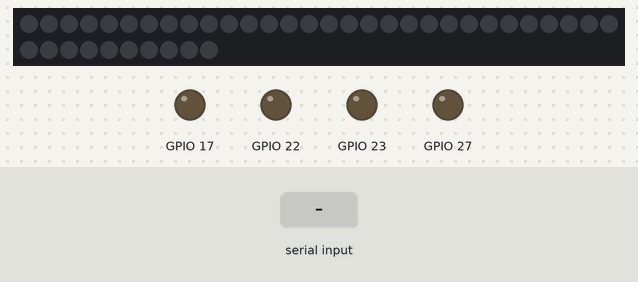
A program run on a simulated Raspberry Pi (BCM pin numbers). Shown: 40 RGB LEDs in strip order, left to right, continuing on the next row, output pins drawn as LEDs (lit = HIGH). The inputs (shaded band) are chosen by the test bench. Dim RGB values are drawn brighter than linear; what the program prints to the terminal is not drawn.

Above: at 1.2 s.
1.3 s: ", " typed at the terminal, then Enter
At 2.5 s:
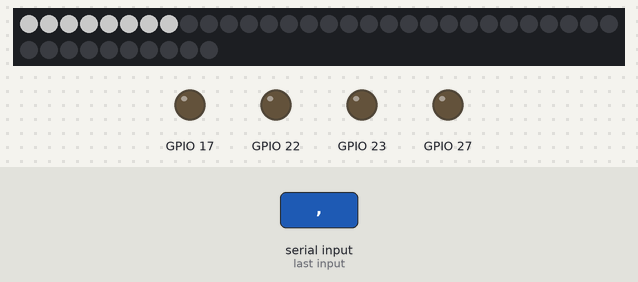
2.8 s: "Left Mirror" typed at the terminal, then Enter
At 4.0 s:
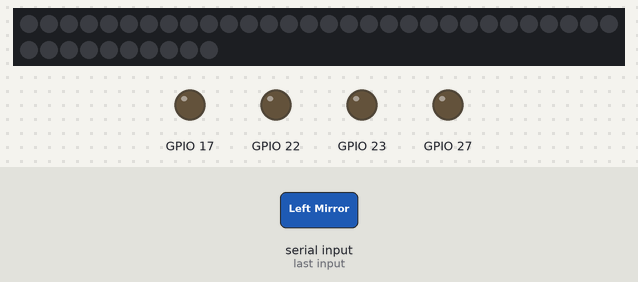
Timing chart, 0 to 5.8 s (numbered marks = the images above; inputs shaded):
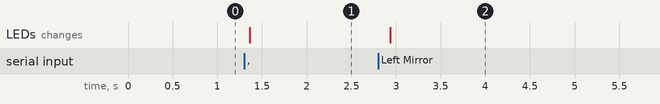

The program:

ledVerify.py
```python
import os
import sys
import termios
import tty
from colorama import Fore, Style, Back, init

import pigpio
import board
import neopixel

init(autoreset=True)

# Neopixel config
NEOPIXEL_PIN = board.D18
NEOPIXEL_COUNT = 40

# --- ASCII CAR ART ---
car_ascii = [
    r"       `===@@@@@===`       ",
    r"     0//@@@@@@@@@@@\\0     ",
    r"   @//@@@@@@@@@@@@@@@\\@   ",
    r"  @@@@@@@@@@@@@@@@@@@@@@@  ",
    r"  @@@@@@@@@@@@@@@@@@@@@@@  ",
    r"  @@@@@@@@@@@@@@@@@@@@@@@  ",
    r"   @/*****************\@   ",
    r"   @|                 |@   ",
    r"   @\                 /@   ",
    r"(=>@@|               |@@<=)",
    r"   @^\               /^@   ",
    r"   @|\\____-----____//|@   ",
    r"   @| \@@@@@@@@@@@@@/ |@   ",
    r"   @|  |@@@@@@@@@@@|  |@   ",
    r"   @|  |@@@@@@@@@@@|  |@   ",
    r"   @|  |@@@@@@@@@@@|  |@   ",
    r"   @\  |@@@@@@@@@@@|  /@   ",
    r"  @@@| /@|       |@\ |@@@  ",
    r"  @@@| |@|       |@| |@@@  ",
    r"  @@@|/@/         \@\|@@@  ",
    r"  @@@⌄@|           |@⌄@@@  ",
    r"  @@@@@|           |@@@@@  ",
    r"   @\\@@@@@@@@@@@@@@@//@   ",
    r"    @\\@@@@@@@@@@@@@//@    ",
    r"      `==[=======]==`      "
]

# --- MODULE POSITIONS FOR HIGHLIGHTING (single and multi-col/row) ---
# Format: (row, col) or for multi-col: (row, start_col, end_col)
MODULES = [
    {"name": "Left Headlight",     "positions": [(0, 8, 11), (1, 6, 8), (2, 4, 6)]},
    {"name": "Right Headlight",    "positions": [(0, 16, 19), (1, 19, 21), (2, 21, 23)]},
    {"name": "Left Foglight",      "positions": [(1, 5)]},
    {"name": "Right Foglight",     "positions": [(1, 21)]},
    {"name": "Left Mirror",        "positions": [(9, 1)]},
    {"name": "Right Mirror",       "positions": [(9, 25)]},
    {"name": "Center Brake Bar",   "positions": [(24, 9, 18)]},
    {"name": "Left Brakelight",    "positions": [(22, 4, 6), (23, 5, 7), (24, 7, 9)]},
    {"name": "Right Brakelight",   "positions": [(22, 21, 23), (23, 20, 22), (24, 18, 20)]},
]

# --- GPIO PIN MAP ---
LED_GPIO_MAP = {
    "Left Foglight": 17,
    "Right Foglight": 27,
    "Left Mirror": 22,
    "Right Mirror": 23
}

# --- INIT ---
pi = pigpio.pi()
for name, gpio in LED_GPIO_MAP.items():
    pi.set_mode(gpio, pigpio.OUTPUT)
    pi.write(gpio, 0)  # Off

pixels = neopixel.NeoPixel(
    NEOPIXEL_PIN, NEOPIXEL_COUNT, brightness=0.4, auto_write=True, pixel_order=neopixel.GRB
)

NEOPIXEL_SEGMENTS = {
    "Left Headlight":      range(0, 8),    # Stick 1: LEDs 0-7
    "Right Headlight":     range(8, 16),   # Stick 2: LEDs 8-15
    "Right Brakelight":    range(16, 24),  # Stick 3: LEDs 16-23
    "Center Brake Bar":    range(24, 32),  # Stick 4: LEDs 24-31
    "Left Brakelight":     range(32, 40)   # Stick 5: LEDs 32-39
}

# --- HELPER: UPDATE HARDWARE STATE ---
def set_led_state(name, state):
    if name in LED_GPIO_MAP:
        pi.write(LED_GPIO_MAP[name], 1 if state else 0)
    elif name in NEOPIXEL_SEGMENTS:
        color = (255, 255, 255) if "Headlight" in name else (255, 0, 0) if "Brake" in name else (0, 0, 0)
        for idx in NEOPIXEL_SEGMENTS[name]:
            pixels[idx] = color if state else (0, 0, 0)
        pixels.show()
    else:
        # Unknown module, do nothing or log
        pass

def cleanup():
    for name, gpio in LED_GPIO_MAP.items():
        pi.write(gpio, 0)
    pixels.fill((0,0,0))
    pixels.show()
    pi.stop()

def clear():
    os.system('cls' if os.name == 'nt' else 'clear')

def getch():
    """Read a single keypress from stdin (no Enter required)."""
    fd = sys.stdin.fileno()
    old = termios.tcgetattr(fd)
    try:
        tty.setraw(fd)
        ch = sys.stdin.read(1)
        if ch == '\x1b':
            ch += sys.stdin.read(2)
        return ch
    finally:
        termios.tcsetattr(fd, termios.TCSADRAIN, old)

def render_car(led_states, selected_idx):
    # Copy lines so we can safely modify
    lines = car_ascii[:]
    lines = [list(line) for line in lines]  # List of char lists for easy mutation

    for idx, module in enumerate(MODULES):
        is_selected = (idx == selected_idx)
        on = led_states[module['name']]
        for pos in module['positions']:
            row = pos[0]
            if len(pos) == 2:  # Single symbol
                col = pos[1]
                orig_char = car_ascii[row][col]
                if is_selected:
                    color = Back.CYAN + Fore.BLACK + Style.BRIGHT
                elif "Mirror" in module['name'] or "Foglight" in module['name']:
                    color = Fore.YELLOW + (Style.BRIGHT if on else Style.NORMAL)
                else:
                    color = ""
                lines[row][col] = color + orig_char + Style.RESET_ALL
            elif len(pos) == 3:  # Multi-column (e.g., [===])
                start, end = pos[1], pos[2]
                orig_sub = car_ascii[row][start:end]
                if is_selected:
                    color = Back.CYAN + Fore.BLACK + Style.BRIGHT
                elif "Brake" in module['name']:
                    color = Fore.RED + (Style.BRIGHT if on else Style.NORMAL)
                elif "Headlight" in module['name']:
                    color = (
                        Back.CYAN + Fore.BLACK + Style.BRIGHT if is_selected else
                        Fore.WHITE + Style.BRIGHT if on else
                        Fore.LIGHTBLACK_EX
                    )
                else:
                    color = ""
                colored = color + "".join(orig_sub) + Style.RESET_ALL
                # Replace substring in line
                lines[row][start] = colored
                # Remove next n-1 original chars (because colored is one string)
                for i in range(start + 1, end):
                    lines[row][i] = ""
    # Recombine lines
    lines = ["".join(filter(None, l)) for l in lines]
    return "\n".join(lines)

def main():
    led_states = {mod["name"]: False for mod in MODULES}
    idx = 0
    while True:
        clear()
        print(f"{Fore.CYAN}{Style.DIM}DriveCore OS - LED Module Tester{Style.RESET_ALL}\n")
        print(render_car(led_states, idx))
        print(f"\n{Fore.LIGHTBLUE_EX}{Style.BRIGHT}Use ↑/↓ or W/S to select, SPACE/ENTER to toggle, Q to quit.\n{Style.RESET_ALL}")
        # Show list with status and highlight on selection
        for i, mod in enumerate(MODULES):
            sel = Fore.CYAN + Style.BRIGHT + "---> "if i == idx else ""
            name_fmt = (Fore.CYAN  + Style.BRIGHT if i == idx else "")
            name_end = (Style.RESET_ALL if i == idx else "")
            on = Fore.GREEN + " ON " + Style.RESET_ALL if led_states[mod["name"]] else Fore.RED + " OFF" + Style.RESET_ALL
            print(f"{sel}{name_fmt}[{mod['name']:^18}]{name_end} :{on}")
        key = getch()
        if key.lower() == 'q':
            break
        elif key in ['\x1b[A', 'w', 'W']:  # up arrow or w
            idx = (idx - 1) % len(MODULES)
        elif key in ['\x1b[B', 's', 'S']:  # down arrow or s
            idx = (idx + 1) % len(MODULES)
        elif key in [' ', '\r']:
            # Toggle selected LED
            name = MODULES[idx]['name']
            led_states[name] = not led_states[name]
            # GPIO logic would go here
            set_led_state(name, led_states[name])

if __name__ == "__main__":
    try:
        main()
    finally:
        cleanup()
```

Measured:
- after the input at 1.3 s, the LEDs: change after 0.06 s (image 1)
- after the input at 2.8 s, the LEDs: change after 0.14 s (image 2)
